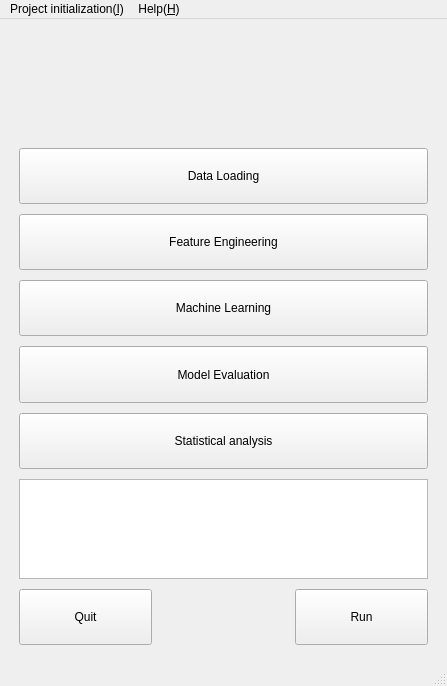
<?xml version="1.0" encoding="UTF-8"?>
<ui version="4.0">
 <class>MainWindow</class>
 <widget class="QMainWindow" name="MainWindow">
  <property name="geometry">
   <rect>
    <x>0</x>
    <y>0</y>
    <width>447</width>
    <height>686</height>
   </rect>
  </property>
  <property name="sizePolicy">
   <sizepolicy hsizetype="Expanding" vsizetype="Expanding">
    <horstretch>0</horstretch>
    <verstretch>0</verstretch>
   </sizepolicy>
  </property>
  <property name="minimumSize">
   <size>
    <width>300</width>
    <height>300</height>
   </size>
  </property>
  <property name="maximumSize">
   <size>
    <width>1000</width>
    <height>1000</height>
   </size>
  </property>
  <property name="mouseTracking">
   <bool>false</bool>
  </property>
  <property name="windowTitle">
   <string>MainWindow</string>
  </property>
  <widget class="QWidget" name="centralwidget">
   <property name="sizePolicy">
    <sizepolicy hsizetype="Expanding" vsizetype="Expanding">
     <horstretch>0</horstretch>
     <verstretch>100</verstretch>
    </sizepolicy>
   </property>
   <layout class="QGridLayout" name="gridLayout">
    <item row="0" column="0">
     <layout class="QGridLayout" name="gridLayout_all_ptb" columnstretch="100,0,0">
      <property name="sizeConstraint">
       <enum>QLayout::SetNoConstraint</enum>
      </property>
      <property name="leftMargin">
       <number>10</number>
      </property>
      <property name="topMargin">
       <number>10</number>
      </property>
      <property name="rightMargin">
       <number>10</number>
      </property>
      <property name="bottomMargin">
       <number>10</number>
      </property>
      <property name="spacing">
       <number>10</number>
      </property>
      <item row="6" column="0" colspan="2">
       <widget class="QPushButton" name="machine_learning">
        <property name="sizePolicy">
         <sizepolicy hsizetype="Expanding" vsizetype="Expanding">
          <horstretch>0</horstretch>
          <verstretch>0</verstretch>
         </sizepolicy>
        </property>
        <property name="text">
         <string>Machine Learning</string>
        </property>
        <property name="iconSize">
         <size>
          <width>30</width>
          <height>30</height>
         </size>
        </property>
       </widget>
      </item>
      <item row="7" column="0" colspan="2">
       <widget class="QPushButton" name="model_evaluation">
        <property name="sizePolicy">
         <sizepolicy hsizetype="Expanding" vsizetype="Expanding">
          <horstretch>0</horstretch>
          <verstretch>0</verstretch>
         </sizepolicy>
        </property>
        <property name="text">
         <string>Model Evaluation</string>
        </property>
       </widget>
      </item>
      <item row="8" column="0" colspan="2">
       <widget class="QPushButton" name="statistical_analysis">
        <property name="sizePolicy">
         <sizepolicy hsizetype="Expanding" vsizetype="Expanding">
          <horstretch>0</horstretch>
          <verstretch>0</verstretch>
         </sizepolicy>
        </property>
        <property name="text">
         <string>Statistical analysis</string>
        </property>
        <property name="iconSize">
         <size>
          <width>30</width>
          <height>30</height>
         </size>
        </property>
       </widget>
      </item>
      <item row="4" column="0" colspan="2">
       <widget class="QPushButton" name="data_loading">
        <property name="sizePolicy">
         <sizepolicy hsizetype="Expanding" vsizetype="Expanding">
          <horstretch>0</horstretch>
          <verstretch>0</verstretch>
         </sizepolicy>
        </property>
        <property name="styleSheet">
         <string notr="true"/>
        </property>
        <property name="text">
         <string>Data Loading</string>
        </property>
        <property name="iconSize">
         <size>
          <width>30</width>
          <height>30</height>
         </size>
        </property>
       </widget>
      </item>
      <item row="11" column="0" colspan="2">
       <layout class="QHBoxLayout" name="save_load">
        <item>
         <widget class="QPushButton" name="quit">
          <property name="sizePolicy">
           <sizepolicy hsizetype="Expanding" vsizetype="Expanding">
            <horstretch>0</horstretch>
            <verstretch>0</verstretch>
           </sizepolicy>
          </property>
          <property name="text">
           <string>Quit</string>
          </property>
         </widget>
        </item>
        <item>
         <spacer name="horizontalSpacer">
          <property name="orientation">
           <enum>Qt::Horizontal</enum>
          </property>
          <property name="sizeHint" stdset="0">
           <size>
            <width>40</width>
            <height>20</height>
           </size>
          </property>
         </spacer>
        </item>
        <item>
         <widget class="QPushButton" name="run">
          <property name="sizePolicy">
           <sizepolicy hsizetype="Expanding" vsizetype="Expanding">
            <horstretch>0</horstretch>
            <verstretch>0</verstretch>
           </sizepolicy>
          </property>
          <property name="text">
           <string>Run</string>
          </property>
          <property name="iconSize">
           <size>
            <width>30</width>
            <height>30</height>
           </size>
          </property>
         </widget>
        </item>
       </layout>
      </item>
      <item row="5" column="0" colspan="2">
       <widget class="QPushButton" name="feature_engineering">
        <property name="sizePolicy">
         <sizepolicy hsizetype="Expanding" vsizetype="Expanding">
          <horstretch>0</horstretch>
          <verstretch>0</verstretch>
         </sizepolicy>
        </property>
        <property name="text">
         <string>Feature Engineering</string>
        </property>
        <property name="iconSize">
         <size>
          <width>30</width>
          <height>30</height>
         </size>
        </property>
       </widget>
      </item>
      <item row="9" column="0" colspan="2">
       <widget class="QTextBrowser" name="textBrowser">
        <property name="minimumSize">
         <size>
          <width>0</width>
          <height>20</height>
         </size>
        </property>
        <property name="maximumSize">
         <size>
          <width>10000000</width>
          <height>100</height>
         </size>
        </property>
        <property name="midLineWidth">
         <number>30</number>
        </property>
       </widget>
      </item>
      <item row="0" column="0" rowspan="2" colspan="2">
       <widget class="QLabel" name="logal">
        <property name="minimumSize">
         <size>
          <width>0</width>
          <height>100</height>
         </size>
        </property>
        <property name="text">
         <string/>
        </property>
       </widget>
      </item>
     </layout>
    </item>
   </layout>
  </widget>
  <widget class="QStatusBar" name="statusbar"/>
  <widget class="QMenuBar" name="menubar">
   <property name="geometry">
    <rect>
     <x>0</x>
     <y>0</y>
     <width>447</width>
     <height>26</height>
    </rect>
   </property>
   <widget class="QMenu" name="menueasylearn">
    <property name="title">
     <string>Project initialization(&amp;I)</string>
    </property>
    <addaction name="separator"/>
    <addaction name="choose_working_directory"/>
    <addaction name="create_file"/>
   </widget>
   <widget class="QMenu" name="menuHelp_H">
    <property name="title">
     <string>Help(&amp;H)</string>
    </property>
   </widget>
   <addaction name="menueasylearn"/>
   <addaction name="menuHelp_H"/>
  </widget>
  <action name="current_working_directory">
   <property name="text">
    <string>Current working directory</string>
   </property>
  </action>
  <action name="choose_working_directory">
   <property name="text">
    <string>Choose working directory</string>
   </property>
  </action>
  <action name="create_file">
   <property name="text">
    <string>Create configuration file</string>
   </property>
  </action>
 </widget>
 <resources/>
 <connections/>
 <slots>
  <slot>smy_quit()</slot>
 </slots>
</ui>
